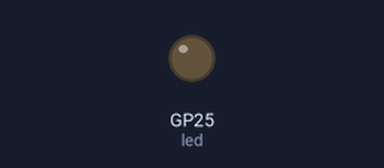
Bench run of a program on a simulated Raspberry Pi Pico running MicroPython. On the bench: output pins drawn as LEDs (lit = HIGH).

Above: at 1.3 s.
At 4.3 s:
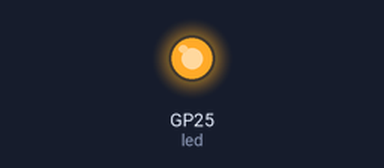
Timing chart, 0 to 6.8 s (numbered marks = the images above):
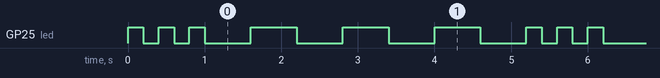

Measured:
- by itself, GP25 (led): repeats every 5.2 s: 2 × (LOW 0.20 s, HIGH 0.20 s), 3 × (LOW 0.60 s, HIGH 0.60 s), LOW 0.60 s, HIGH 0.20 s
- by itself, everything shown: repeats every 5.2 s, in 12 steps

The program:

03_04_sos_for.py
```python
from machine import Pin
from utime import sleep
led = Pin('LED', Pin.OUT)
while True:
    # Este bucle hace 3 puntos (S)
    for x in range(3):
        led.on()
        sleep(0.2)
        led.off()
        sleep(0.2)
    sleep(0.4) # Esperamos entre S y O
    # Este bucle hace 3 rayas (O)
    for x in range(3):
        led.on()
        sleep(0.6)
        led.off()
        sleep(0.6)
```
